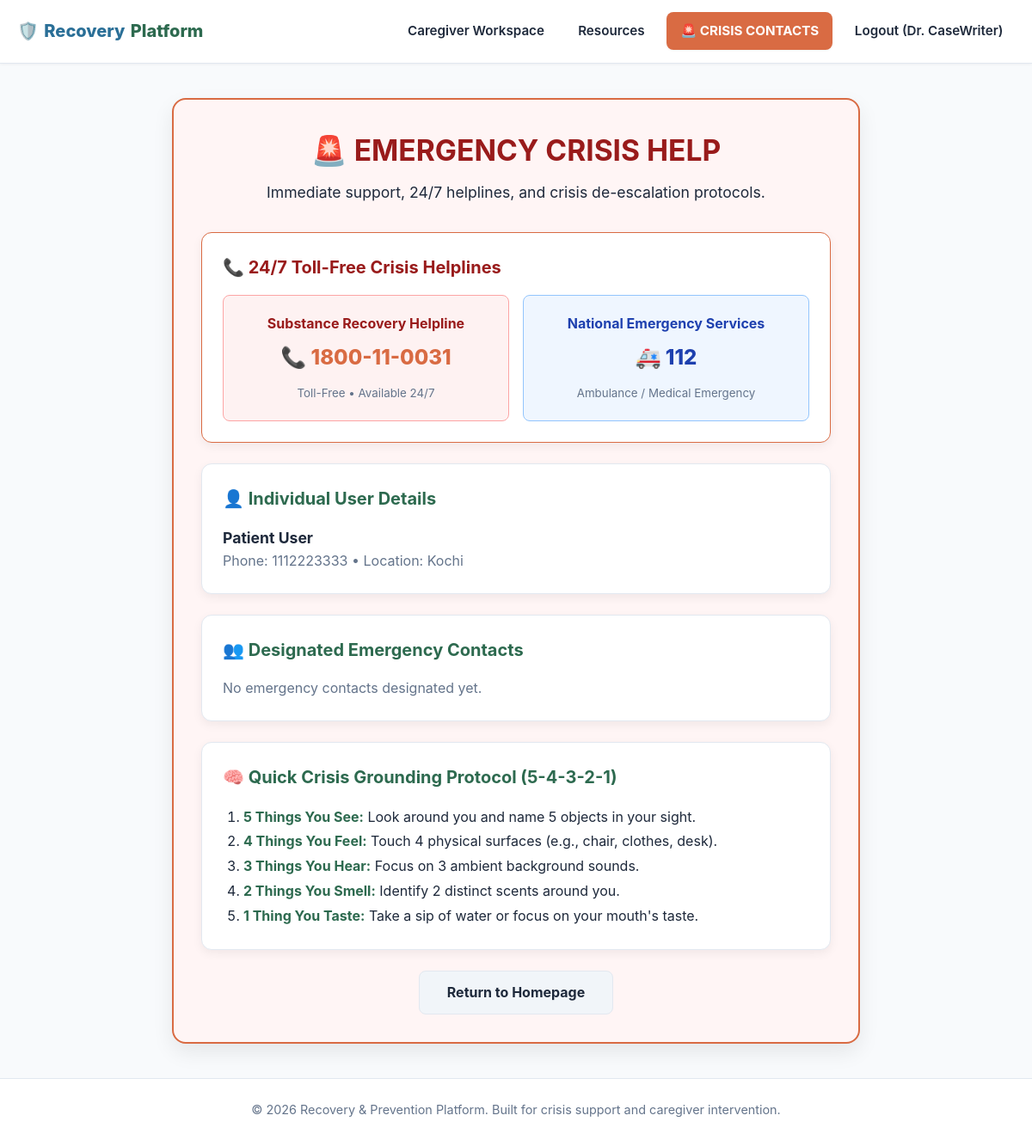
/panic?user_id=a199d5d0-942e-493d-bd87-84f92062450a (signed in), run on the app's committed database.
### tables this page shows
CREATE TABLE users (
    id TEXT PRIMARY KEY,
    role TEXT CHECK(role IN ('individual', 'caregiver', 'admin')) NOT NULL,
    name TEXT NOT NULL,
    email TEXT UNIQUE NOT NULL,
    phone TEXT NOT NULL,
    location TEXT NOT NULL,
    password_hash TEXT NOT NULL,
    created_at DATETIME DEFAULT CURRENT_TIMESTAMP
);

### app.py (the view)
@app.route('/panic')
def panic_button():
    user_id = session.get('user_id')
    user_role = session.get('user_role')
    conn = get_db()
    cursor = conn.cursor()
    contacts = []
    caregiver = None
    individual_user = None
    if user_id and user_role == 'individual':
        cursor.execute("SELECT * FROM emergency_contacts WHERE user_id = ?", (user_id,))
        contacts = cursor.fetchall()
        cursor.execute("""
            SELECT u.name, u.phone, u.email
            FROM assignments a
            JOIN users u ON a.caregiver_id = u.id
            WHERE a.individual_id = ?
        """, (user_id,))
        caregiver = cursor.fetchone()
    elif user_id and user_role == 'caregiver':
        target_individual_id = request.args.get('user_id')
        if target_individual_id:
            cursor.execute("SELECT * FROM users WHERE id = ?", (target_individual_id,))
            individual_user = cursor.fetchone()
            cursor.execute("SELECT * FROM emergency_contacts WHERE user_id = ?", (target_individual_id,))
            contacts = cursor.fetchall()
    conn.close()
    return render_template(
        'panic.html',
        contacts=contacts,
        caregiver=caregiver,
        individual_user=individual_user
    )

### database.py (called while the page is built)
def get_db():
    conn = sqlite3.connect(DB_PATH, timeout=10.0)
    conn.row_factory = sqlite3.Row
    conn.execute("PRAGMA foreign_keys = ON;")
    conn.execute("PRAGMA journal_mode = WAL;")
    conn.execute("PRAGMA synchronous = NORMAL;")
    return conn

### templates/panic.html (shortened to what this page needs)
{% extends "base.html" %}
{% block content %}
<div style="max-width: 800px; margin: 1rem auto;">
    <div style="background: #fff5f5; border: 2px solid var(--cta-terracotta); border-radius: var(--radius-lg); padding: 2rem; box-shadow: var(--shadow-lg);">
        <div style="text-align: center; margin-bottom: 2rem;">
            <h1 style="font-size: 2.1rem; color: #991b1b; margin-bottom: 0.5rem;">🚨 EMERGENCY CRISIS HELP</h1>
            <p style="color: var(--text-main); font-size: 1.1rem;">Immediate support, 24/7 helplines, and crisis de-escalation protocols.</p>
        </div>
        <div class="card" style="background: #ffffff; margin-bottom: 1.5rem; border-color: var(--cta-terracotta);">
            <h2 class="card-title" style="color: #991b1b;">📞 24/7 Toll-Free Crisis Helplines</h2>
            <div style="display: grid; grid-template-columns: repeat(auto-fit, minmax(240px, 1fr)); gap: 1rem; margin-top: 1rem;">
                <div style="background: #fef2f2; padding: 1.25rem; border-radius: var(--radius-sm); border: 1px solid #fca5a5; text-align: center;">
                    <h3 style="font-size: 1rem; color: #991b1b;">Substance Recovery Helpline</h3>
                    <a href="tel:1800110031" style="font-size: 1.5rem; font-weight: 800; color: var(--cta-terracotta); display: block; margin: 0.5rem 0; text-decoration: none;">
                        📞 1800-11-0031
                    </a>
                    <small style="color: var(--text-muted);">Toll-Free • Available 24/7</small>
                </div>
                <div style="background: #eff6ff; padding: 1.25rem; border-radius: var(--radius-sm); border: 1px solid #93c5fd; text-align: center;">
                    <h3 style="font-size: 1rem; color: #1e40af;">National Emergency Services</h3>
                    <a href="tel:112" style="font-size: 1.5rem; font-weight: 800; color: #1e40af; display: block; margin: 0.5rem 0; text-decoration: none;">
                        🚑 112
                    </a>
                    <small style="color: var(--text-muted);">Ambulance / Medical Emergency</small>
                </div>
            </div>
        </div>
        {% if individual_user %}
            <div class="card" style="background: #ffffff; margin-bottom: 1.5rem;">
                <h2 class="card-title" style="color: var(--brand-primary);">👤 Individual User Details</h2>
                <p style="font-size: 1.1rem;"><strong>{{ individual_user.name }}</strong></p>
                <p style="color: var(--text-muted);">Phone: {{ individual_user.phone }} • Location: {{ individual_user.location }}</p>
            </div>
        {% endif %}
        <div class="card" style="background: #ffffff; margin-bottom: 1.5rem;">
            <h2 class="card-title" style="color: var(--brand-primary);">👥 Designated Emergency Contacts</h2>
            {% if contacts %}
                <div style="display: grid; grid-template-columns: repeat(auto-fit, minmax(240px, 1fr)); gap: 1rem; margin-top: 0.8rem;">
                    {% for c in contacts %}
                        <div style="background: var(--brand-soft-sage); padding: 1rem; border-radius: var(--radius-sm); border: 1px solid var(--border-subtle);">
                            <h3 style="font-size: 1.05rem; color: var(--brand-primary);">{{ c.name }} ({{ c.relationship }})</h3>
                            <a href="tel:{{ c.phone }}" class="btn btn-primary" style="margin-top: 0.6rem; width: 100%; font-weight: 700;">
                                📞 Call {{ c.phone }}
                            </a>
                        </div>
                    {% endfor %}
                </div>
            {% else %}
                <p style="color: var(--text-muted); margin-top: 0.5rem;">No emergency contacts designated yet.</p>
            {% endif %}
        </div>
        <div class="card" style="background: #ffffff;">
            <h2 class="card-title" style="color: var(--brand-primary);">🧠 Quick Crisis Grounding Protocol (5-4-3-2-1)</h2>
            <ol style="padding-left: 1.5rem; line-height: 1.8; color: var(--text-main); margin-top: 0.5rem;">
                <li><strong style="color: var(--brand-primary);">5 Things You See:</strong> Look around you and name 5 objects in your sight.</li>
                <li><strong style="color: var(--brand-primary);">4 Things You Feel:</strong> Touch 4 physical surfaces (e.g., chair, clothes, desk).</li>
                <li><strong style="color: var(--brand-primary);">3 Things You Hear:</strong> Focus on 3 ambient background sounds.</li>
                <li><strong style="color: var(--brand-primary);">2 Things You Smell:</strong> Identify 2 distinct scents around you.</li>
                <li><strong style="color: var(--brand-primary);">1 Thing You Taste:</strong> Take a sip of water or focus on your mouth's taste.</li>
            </ol>
        </div>
        <div style="text-align: center; margin-top: 1.5rem;">
            <a href="{{ url_for('index') }}" class="btn btn-secondary" style="padding: 0.75rem 2rem;">Return to Homepage</a>
        </div>
    </div>
</div>
{% endblock %}

### static/css/style.css (style rules this page uses)
:root { --bg-main: #f8fafc; --bg-card: #ffffff; --bg-card-alt: #f1f5f9; --brand-primary: #2d6a4f; --brand-primary-hover: #1b4332; --brand-soft-sage: #e8f5e9; --accent-teal: #2a6f97; --accent-teal-hover: #014f86; --cta-terracotta: #d96b43; --cta-terracotta-hover: #c05621; --text-main: #1e293b; --text-muted: #64748b; --border-subtle: #e2e8f0; --focus-ring: #2a6f97; --radius-sm: 8px; --radius-md: 12px; --radius-lg: 16px; --shadow-sm: 0 1px 3px rgba(0, 0, 0, 0.05); --shadow-md: 0 4px 12px rgba(0, 0, 0, 0.06); --shadow-lg: 0 10px 25px rgba(0, 0, 0, 0.08); }
* { box-sizing: border-box; margin: 0; padding: 0; font-family: 'Inter', system-ui, -apple-system, BlinkMacSystemFont, "Segoe UI", Roboto, sans-serif; }
body { background-color: var(--bg-main); color: var(--text-main); min-height: 100vh; display: flex; flex-direction: column; font-size: 1rem; line-height: 1.6; -webkit-font-smoothing: antialiased; }
.card { background: var(--bg-card); border: 1px solid var(--border-subtle); border-radius: var(--radius-md); padding: 1.5rem; margin-bottom: 1.5rem; box-shadow: var(--shadow-md); }
.card-title { font-size: 1.25rem; font-weight: 700; margin-bottom: 1rem; color: var(--brand-primary); display: flex; justify-content: space-between; align-items: center; flex-wrap: wrap; gap: 0.5rem; }
.btn { padding: 0.75rem 1.25rem; border-radius: var(--radius-sm); border: none; font-weight: 700; cursor: pointer; text-decoration: none; display: inline-flex; align-items: center; justify-content: center; gap: 0.5rem; font-size: 1rem; min-height: 46px; transition: background 0.2s; }
.btn-secondary { background: var(--bg-card-alt); color: var(--text-main); border: 1px solid var(--border-subtle); }

### data on the page
users: name "Patient User", phone "1112223333", location "Kochi"

### other printed values
{{ session.get('user_name') }} "Dr. CaseWriter"
